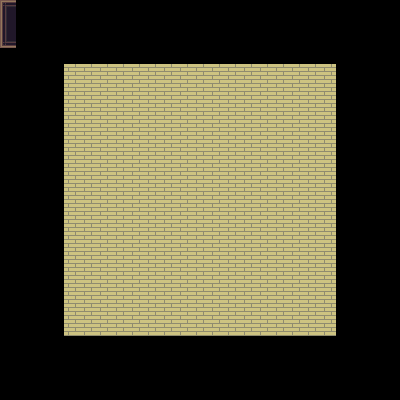

This game map was drawn from its Tiled (.tmx) file and the tilesets committed beside it. A one-line description and the trimmed map source follow:
An orthogonal 25x25 tile map with 16x16 px tiles, 5 tile layers (Collisions, Floor, Objects, ObjectOverdraw, ...).

<map version="1.0" tiledversion="1.1.5" orientation="orthogonal" renderorder="right-down" width="25" height="25" tilewidth="16" tileheight="16" infinite="0" nextobjectid="1">
 <tileset firstgid="1" source="../tilesets/Interiors.tsx" />
 <layer name="Collisions" width="25" height="25">
  <data>[625 cells, 0 non-empty, 0 distinct tile ids]</data>
 </layer>
 <layer name="Floor" width="25" height="25">
  <data>[625 cells, 292 non-empty, 4 distinct tile ids]</data>
 </layer>
 <layer name="Objects" width="25" height="25">
  <data>[625 cells, 0 non-empty, 0 distinct tile ids]</data>
 </layer>
 <layer name="ObjectOverdraw" width="25" height="25">
  <data>[625 cells, 0 non-empty, 0 distinct tile ids]</data>
 </layer>
 <layer name="Overdraw" width="25" height="25">
  <data>[625 cells, 0 non-empty, 0 distinct tile ids]</data>
 </layer>
</map>
